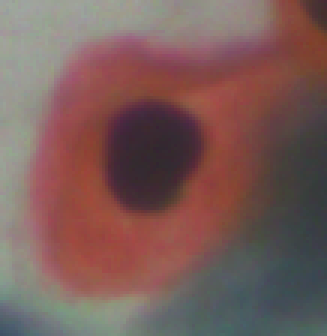
#> input picture data_enhance/traditional_enhancement/demo/test.bmp, 109 x 112 px (shown 3 times larger)
$ python '色彩扰动实验.py'
#> lines starting #> are read from the running program, lines starting #| are printed output that depends on the picture
# -*- coding:utf-8 -*-
"""
作者：尘小风
日期：2023年05月13日
软件：Pycharm2020.2
"""

import os
import cv2
import matplotlib.pyplot as plt
import random
import numpy as np
from PIL import ImageEnhance, Image


file_name = "test.bmp"
save_name = "001_01_"

img_original = cv2.imread(file_name)
#> img_original is the input picture: shape (112, 109, 3); mean B, G, R 89, 92.2, 122.2

# 获取颜色通道数
c = img_original.shape[2]
#> c = 3
# 通道打乱
def channel_shuffle(img):
    c_shuffle = list(range(c))  # range(c)返回的是一个可迭代的对象，不是列表，需要转换成list格式
#> c_shuffle = [0, 1, 2]
    random.shuffle(c_shuffle)  # random.shuffle没有返回值，所以不能写成c_shuffle=random.shuffle(c_shuffle)
    img = img[..., c_shuffle]
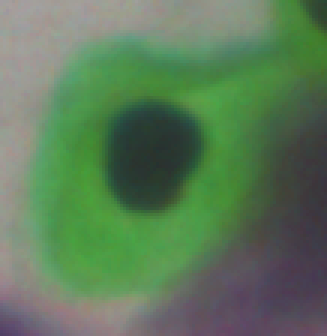
#> img: shape (112, 109, 3) (shown 3 times larger); mean of channels 0, 1, 2 89, 122.2, 92.2; drawn as B, G, R
    return img

# 颜色通道随机打乱
img_shufflechannels = channel_shuffle(img_original)
save_imgname1 = save_name + "_shufflechannels.bmp"
save_path1 = os.path.join(os.getcwd(), save_imgname1)
cv2.imwrite(save_path1, img_shufflechannels)


def randomColor(image, saturation=0, brightness=0, contrast=0, sharpness=0):
#> called with saturation = 1, brightness = 0, contrast = 0, sharpness = 0
    if random.random() < saturation: # random.random()随机生成[0,1)之间的实数
        random_factor = np.random.randint(20, 31) / 10.  # 随机因子，random.randint随机生成[0,31)之间的整数
        image = ImageEnhance.Color(image).enhance(random_factor)  # 调整图像的饱和度
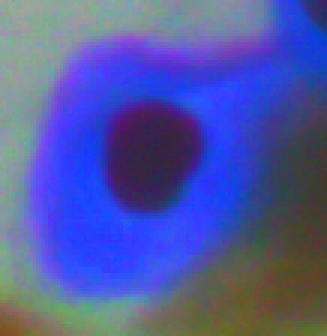
#> image: PIL image 109x112 RGB (shown 3 times larger); mean R, G, B 80.1, 88.4, 162.5
    if random.random() < brightness:
        random_factor = np.random.randint(20, 21) / 10.  # 随机因子
        image = ImageEnhance.Brightness(image).enhance(random_factor)  # 调整图像的亮度
    if random.random() < contrast:
        random_factor = np.random.randint(20, 21) / 10.  # 随机因子
        image = ImageEnhance.Contrast(image).enhance(random_factor)  # 调整图像对比度
    if random.random() < sharpness:
        random_factor = np.random.randint(100, 101) / 10.  # 随机因子
        ImageEnhance.Sharpness(image).enhance(random_factor)  # 调整图像锐度
    return image

img = cv2.imread(file_name)
img_original = Image.fromarray(img)

# 调整饱和度
# np.asarray实现image到array的转换，cv2.imwrite需要对图像的矩阵(numpy)进行保存，如果不进行转换会报错
img_color_enhance = np.asarray(randomColor(img_original, saturation=1))
save_imgname2 = save_name + "_color_enhance.bmp"
save_path2 = os.path.join(os.getcwd(), save_imgname2)
cv2.imwrite(save_path2, img_color_enhance)

# 调整亮度
img_bright_enhance = np.asarray(randomColor(img_original, brightness=1))
#> call 2 of randomColor, with saturation = 0, brightness = 1, contrast = 0, sharpness = 0
#> in randomColor (call 2), `image = ImageEnhance.Brightness(image).enhance(random_factor)`:
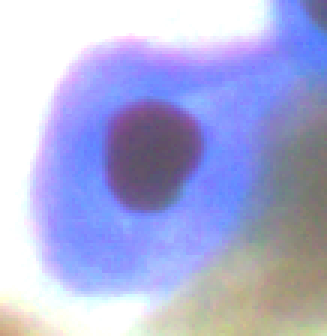
#> image: PIL image 109x112 RGB (shown 3 times larger); mean R, G, B 172.9, 175.7, 220.1
save_imgname3 = save_name + "_bright_enhance.bmp"
save_path3 = os.path.join(os.getcwd(), save_imgname3)
cv2.imwrite(save_path3, img_bright_enhance)

# 调整对比度
img_contrast_enhance = np.asarray(randomColor(img_original, contrast=1))
#> call 3 of randomColor, with saturation = 0, brightness = 0, contrast = 1, sharpness = 0
#> in randomColor (call 3), `image = ImageEnhance.Contrast(image).enhance(random_factor)`:
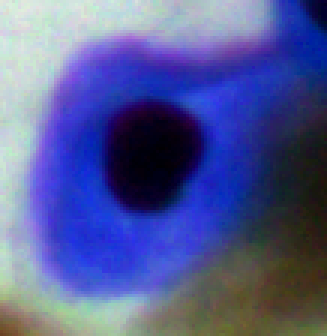
#> image: PIL image 109x112 RGB (shown 3 times larger); mean R, G, B 83, 90.2, 149.4
save_imgname4 = save_name + "_contrast_enhance.bmp"
save_path4 = os.path.join(os.getcwd(), save_imgname4)
cv2.imwrite(save_path4, img_contrast_enhance)

# 调整锐度
img_sharpness_enhance = np.asarray(randomColor(img_original, sharpness=1))
save_imgname5 = save_name + "_sharpness_enhance.bmp"
save_path5 = os.path.join(os.getcwd(), save_imgname5)
cv2.imwrite(save_path5, img_sharpness_enhance)


plt.subplot(231)
plt.imshow(img[:,:,::-1])
plt.title("original")

plt.subplot(232)
plt.imshow(img_shufflechannels[:,:,::-1])
plt.title("channel_shuffle")

plt.subplot(233)
plt.imshow(img_color_enhance[:,:,::-1])
plt.title("color_enhance")

plt.subplot(234)
plt.imshow(img_bright_enhance[:,:,::-1])
plt.title("bright_enhance")

plt.subplot(235)
plt.imshow(img_contrast_enhance[:,:,::-1])
plt.title("contrast_enhance")

plt.subplot(236)
plt.imshow(img_sharpness_enhance[:,:,::-1])
plt.title("sharpness_enhance")


plt.show()
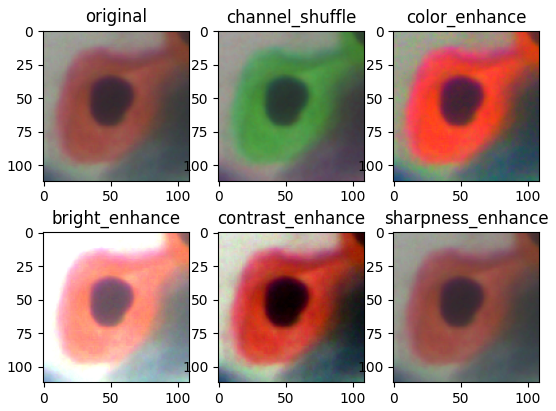
#> figure drawn by matplotlib, 6 panels
